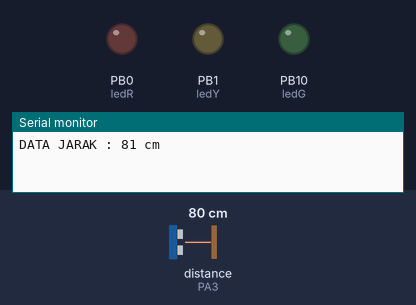
This sketch was run on a simulated STM32 Blue Pill. Shown: output pins drawn as LEDs (lit = HIGH), the last lines printed to the serial monitor. Dashed ring = blinking. Inputs (shaded band) come from the test bench; at power-on: distance to the obstacle (sensor on PA3) 80 cm. The echo pulse lasts 58.3 µs per cm.

Above: at 1.7 s.
At 3.5 s:
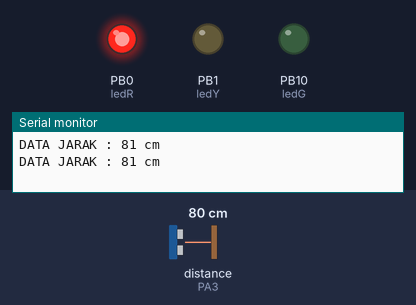
3.6 s: distance to the obstacle (sensor on PA3) set to 2 cm
7.2 s: distance to the obstacle (sensor on PA3) set to 27 cm
10.8 s: distance to the obstacle (sensor on PA3) set to 33 cm
At 12.6 s:
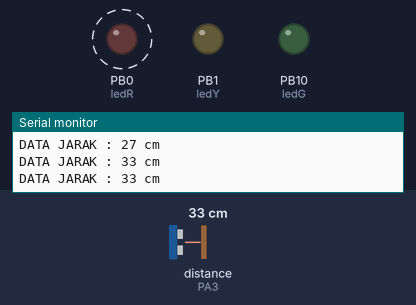
Timing chart, 0 to 20.4 s (numbered marks = the images above; inputs shaded):
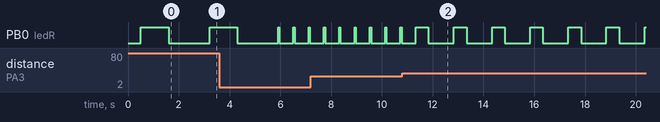

Measured:
- after the input at 10.8 s, PB0 (ledR): alternates HIGH for 0.50 s and LOW for 1.0 s, starting after 1.0 s
- by itself, PB0 (ledR): alternates HIGH for 0.05 s and LOW for 0.55 s

The sketch:

9_ULTRASONIC.ino
```cpp
//LIBRARY
#include<NewPing.h>

//INISIALISASI VARIABLE
int ledR        = PB0;
int ledY        = PB1;
int ledG        = PB10;
int triger      = PA2;
int echo        = PA3;
int batas       = 200; //MAKSIMAL 400 CM

NewPing cm(triger,echo,batas);

void setup() {
  Serial.begin(9600);
  pinMode(ledR,OUTPUT);
  pinMode(ledY,OUTPUT);
  pinMode(ledG,OUTPUT);

}

void loop() {
  //BACA DATA / SENSOR
  int bacaJarak =cm.ping_cm();

  //PRINT TO SERIAL
  Serial.print("DATA JARAK : ");
  Serial.print(bacaJarak);
  Serial.print(" cm");
  Serial.println();
  delay(500);

  //LOGIKA
  if(bacaJarak <=30){
    digitalWrite(ledR,HIGH);
    delay(50);
    digitalWrite(ledR,LOW);
    delay(50);
  }else if(bacaJarak >=31 and bacaJarak <=60){
    digitalWrite(ledR,HIGH);
    delay(500);
    digitalWrite(ledR,LOW);
    delay(500);
  }else{
    digitalWrite(ledR,HIGH);
    delay(1100);
    digitalWrite(ledR,LOW);
    delay(1100);
  }


}
```
